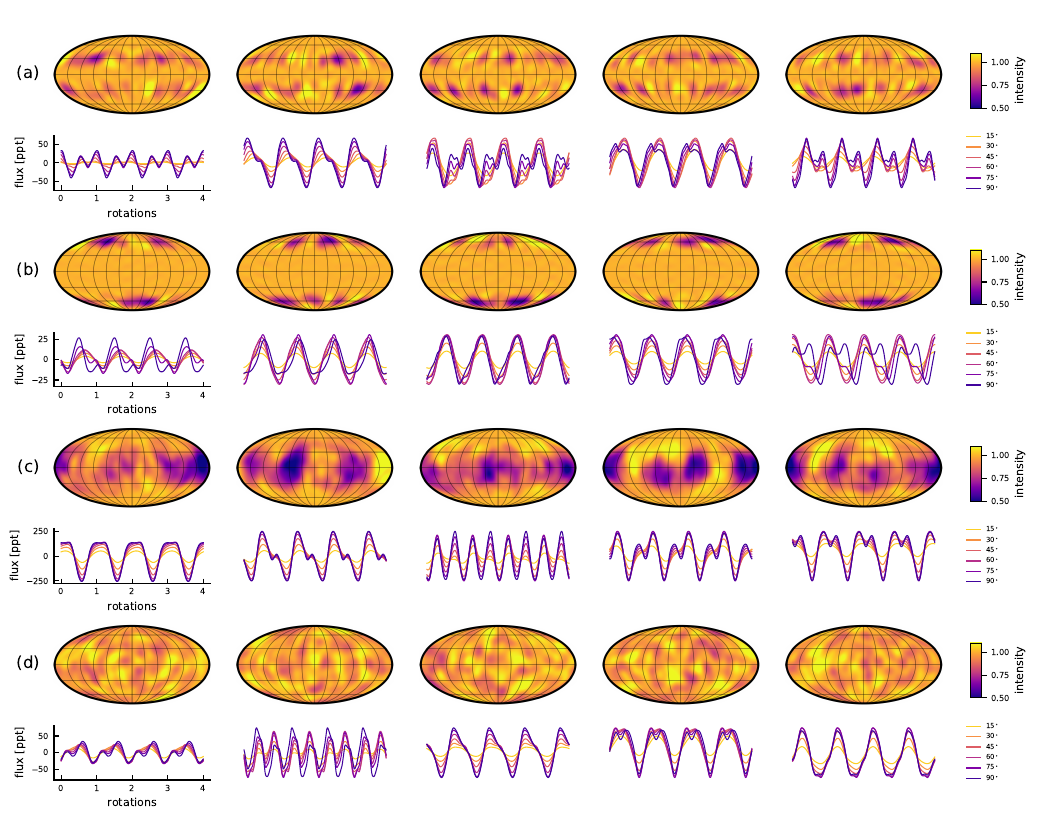

Write Python code to recreate this figure.
import numpy as np
import matplotlib.pyplot as plt
from matplotlib.colors import Normalize
from mpl_toolkits.axes_grid1.inset_locator import inset_axes
from starry_process import StarryProcess
import starry
import os
from tqdm import tqdm

nsamples = 5
norm = Normalize(vmin=0.5, vmax=1.1)
incs = [15, 30, 45, 60, 75, 90]
t = np.linspace(0, 4, 1000)
cmap = plt.get_cmap("plasma_r")
color = lambda i: cmap(0.1 + 0.8 * i / (len(incs) - 1))
kwargs = [
    dict(r=10, a=0.40, b=0.27, c=0.1, N=10, seed=0),
    dict(r=10, a=0.31, b=0.36, c=0.1, N=10, seed=1),
    dict(r=30, a=0.28, b=0.0, c=0.05, N=10, seed=2),
    dict(r=10, a=0.06, b=0.0, c=0.2, N=20, seed=3),
]

map = starry.Map(15, lazy=False)

fig, ax = plt.subplots(
    2 * len(kwargs),
    nsamples + 1,
    figsize=(12, 2.5 * len(kwargs)),
    gridspec_kw={
        "height_ratios": np.tile([1, 0.5], len(kwargs)),
        "width_ratios": np.append(np.ones(nsamples), 0.1),
    },
)
ax = np.swapaxes(
    np.swapaxes(ax.T.reshape(nsamples + 1, len(kwargs), 2), 0, 2), 0, 1
)


for n in range(len(kwargs)):

    # Draw samples
    sp = StarryProcess(marginalize_over_inclination=False, **kwargs[n])
    y = sp.sample_ylm(nsamples=nsamples).eval()

    # Normalize so that the background photosphere
    # has unit intensity (for plotting)
    y[:, 0] += 1
    y *= np.pi

    for k in range(nsamples):
        map[:, :] = y[k]
        map.show(ax=ax[n, 0, k], projection="moll", norm=norm)
        ax[n, 0, k].set_ylim(-1.5, 2.25)
        for i, inc in enumerate(incs):
            map.inc = inc
            flux = map.flux(theta=360.0 * t)
            flux -= np.mean(flux)
            flux *= 1e3
            ax[n, 1, k].plot(t, flux, color=color(i), lw=0.75)

        if k == 0:
            ax[n, 1, k].spines["top"].set_visible(False)
            ax[n, 1, k].spines["right"].set_visible(False)
            ax[n, 1, k].set_xlabel("rotations", fontsize=8)
            ax[n, 1, k].set_ylabel("flux [ppt]", fontsize=8)
            ax[n, 1, k].set_xticks([0, 1, 2, 3, 4])
            for tick in (
                ax[n, 1, k].xaxis.get_major_ticks()
                + ax[n, 1, k].yaxis.get_major_ticks()
            ):
                tick.label.set_fontsize(6)
            ax[n, 1, k].tick_params(direction="in")
        else:
            ax[n, 1, k].axis("off")

    cax = inset_axes(
        ax[n, 0, -1], width="70%", height="50%", loc="lower center",
    )
    cbar = fig.colorbar(ax[n, 0, k].images[0], cax=cax, orientation="vertical")
    cbar.set_label("intensity", fontsize=8)
    cbar.set_ticks([0.5, 0.75, 1])
    cbar.ax.tick_params(labelsize=6)
    ax[n, 0, -1].axis("off")

    lax = inset_axes(
        ax[n, 1, -1], width="80%", height="100%", loc="center right",
    )
    for i, inc in enumerate(incs):
        lax.plot(
            0, 0, color=color(i), lw=1, label=r"{}$^\circ$".format(inc),
        )
    lax.legend(loc="center left", fontsize=5, frameon=False)
    lax.axis("off")
    ax[n, 1, -1].axis("off")

    ax[n, 1, 0].get_shared_y_axes().join(*ax[n, 1, :])
    ax[n, 1, 0].get_shared_x_axes().join(*ax[n, 1, :])

# We're done
fig.savefig(
    os.path.abspath(__file__).replace(".py", ".pdf"), bbox_inches="tight"
)
